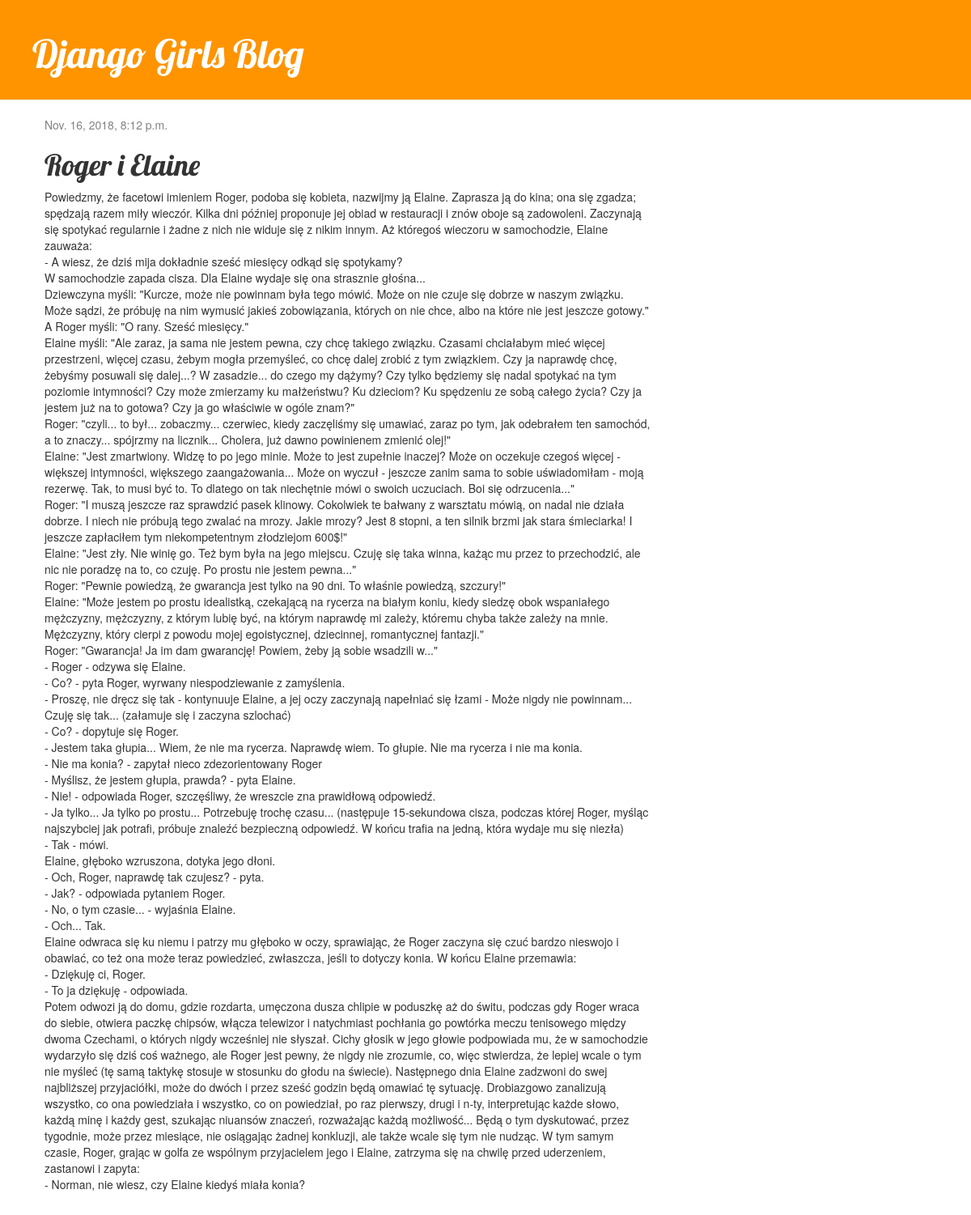
Screenshot of /post/9/ with the database file from the repository.
### blog/models.py (models this page shows, shortened)
class Post(models.Model):
    author = models.ForeignKey('auth.User', on_delete=models.CASCADE)
    title = models.CharField(max_length=200)
    text = models.TextField()
    created_date = models.DateTimeField(
            default=timezone.now)
    published_date = models.DateTimeField(
            blank=True, null=True)

### blog/views.py (the view)
# urls.py: path('post/<int:pk>/', views.post_detail, name='post_detail'),
def post_detail(request, pk):
    post = get_object_or_404(Post, pk=pk)
    return render(request, 'blog/post_detail.html', {'post': post})

### blog/templates/blog/post_detail.html (shortened to what this page needs)
{% extends 'blog/base.html' %}
{% block content %}
    <div class="post">
        {% if post.published_date %}
            <div class="date">
                {{ post.published_date }}
            </div>
        {% endif %}
        <h1>{{ post.title }}</h1>
        <p>{{ post.text|linebreaksbr }}</p>
    </div>
{% endblock %}

### blog/static/css/blog.css (style rules this page uses)
h1, h2, h3, h4 { font-family: 'Lobster', cursive; }
.date { color: #828282; }
.post { margin-bottom: 70px; }

### rows the page displays
Post: published_date "Nov. 16, 2018, 8:12 p.m.", title "Roger i Elaine", text "Powiedzmy, że facetowi imieniem Roger, podoba się kobieta, nazwijmy ją Elaine. Zaprasza ją do kina; ona się zgadza; spędzają razem miły wieczór. Kilka dni później proponuje jej obiad w restauracji i znów oboje są zadowoleni. Zaczynają się spotykać regularnie i żadne z nich nie widuje się z nikim innym. Aż któregoś wieczoru w samochodzie, Elaine zauważa: - A wiesz, że dziś mija dokładnie sześć miesięcy odkąd się spotykamy? W samochodzie zapada cisza. Dla Elaine wydaje się ona strasznie głośna... Dziewczyna myśli: \"Kurcze, może nie powinnam była tego mówić. Może on nie czuje się dobrze w naszym związku. Może sądzi, że próbuję na nim wymusić jakieś zobowiązania, których on nie chce, albo na…"
